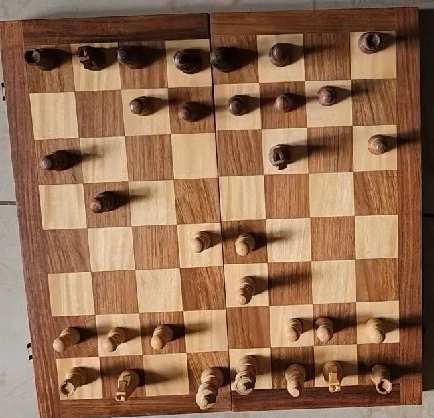
#> input picture pics2R/frame_0131.jpg, 434 x 418 px
$ jupyter execute change_for_twoimg.ipynb
#> lines starting #> are read from the running program, lines starting #| are printed output that depends on the picture
[cell 1]
import cv2
import numpy as np
from skimage.metrics import structural_similarity as ssim
import matplotlib.pyplot as plt
import os as os

[cell 2]
def preprocess_image(image):
    frame = cv2.resize(image, (640, 640))
    p1 = (50, 55)
    p2 = (60, 595)
    p3 = (555, 30)
    p4 = (605, 565)

    # Points to be transformed
    pts1 = np.float32([p1, p2, p3, p4])
    pts2 = np.float32([[0, 0], [0, 640], [640, 0], [640, 640]])
    matrix = cv2.getPerspectiveTransform(pts1, pts2)
    transformed_img = cv2.warpPerspective(frame, matrix, (640, 640))

    # Convert to grayscale and apply Gaussian blur
    gray = cv2.cvtColor(transformed_img, cv2.COLOR_BGR2GRAY)
    blurred = cv2.GaussianBlur(gray, (5, 5), 0)
    return blurred

def detect_chessboard(image):
    # Use adaptive thresholding to find the chessboard grid
    thresh = cv2.adaptiveThreshold(image, 255, cv2.ADAPTIVE_THRESH_GAUSSIAN_C, cv2.THRESH_BINARY, 11, 2)
    contours, _ = cv2.findContours(thresh, cv2.RETR_EXTERNAL, cv2.CHAIN_APPROX_SIMPLE)

    # Find the largest square contour (assumed to be the chessboard)
    chessboard_contour = max(contours, key=cv2.contourArea)
    return chessboard_contour

def extract_chessboard(image, contour):
    # Get the bounding rectangle of the chessboard
    x, y, w, h = cv2.boundingRect(contour)
    chessboard = image[y:y+h, x:x+w]
    return chessboard

def segment_board(chessboard):
    # Divide the chessboard into 64 squares
    height, width = chessboard.shape
    square_h, square_w = height // 8, width // 8
    squares = []
    for i in range(8):
        for j in range(8):
            square = chessboard[i*square_h:(i+1)*square_h, j*square_w:(j+1)*square_w]
            squares.append(square)
    return squares

def compare_squares(square1, square2):
    # Compare squares using Structural Similarity Index (SSIM)
    return ssim(square1, square2)

[cell 3]
def coordinate_to_chess_notation(row, col):
    # white at top
    columns = 'hgfedcba'
    # for white at bottom
    # columns = 'abcdefgh'
    # black  at bottom
    return f"{columns[col]}{row}"

[cell 4]
def detect_changes(image1, image2, threshold=0.81):
    # Preprocess images
    prep1 = preprocess_image(image1)
    prep2 = preprocess_image(image2)

    # The entire preprocessed image is now the chessboard
    board1 = prep1
    board2 = prep2

    # Segment boards into squares
    squares1 = segment_board(board1)
    squares2 = segment_board(board2)

    # Compare corresponding squares
    changes = []
    for i in range(64):
        similarity = compare_squares(squares1[i], squares2[i])
        if similarity < threshold:
            row, col = i // 8, i % 8
            changes.append(coordinate_to_chess_notation(row, col))
    plt.imshow(prep1)
    # plt.imshow(prep2)

    return bool(changes), changes

[cell 5]
# Example usage
image1 = cv2.imread('pics2R/frame_0131.jpg')
#> image1 is the input picture: shape (418, 434, 3); mean B, G, R 80.3, 108.1, 145.8
image2 = cv2.imread('pics2R/frame_0132.jpg')
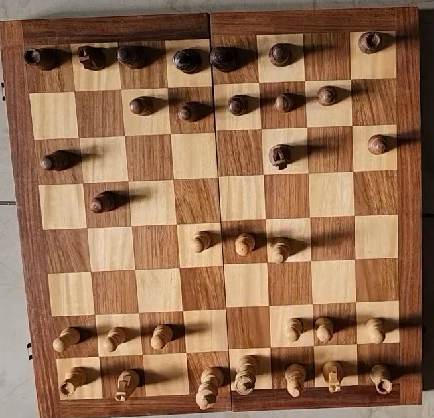
#> input picture pics2R/frame_0132.jpg, 434 x 418 px
#> image2 is the input picture: shape (418, 434, 3); mean B, G, R 80.1, 108.4, 146.4
changes = detect_changes(image1, image2)
#> in preprocess_image, `transformed_img = cv2.warpPerspective(frame, matrix, (640, 640))`:
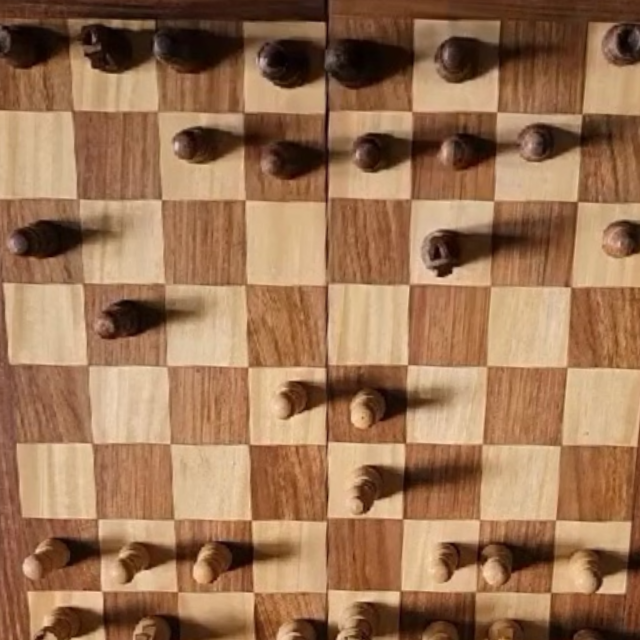
#> transformed_img: shape (640, 640, 3); mean B, G, R 83.9, 116, 156.3
#> in preprocess_image, `gray = cv2.cvtColor(transformed_img, cv2.COLOR_BGR2GRAY)`:
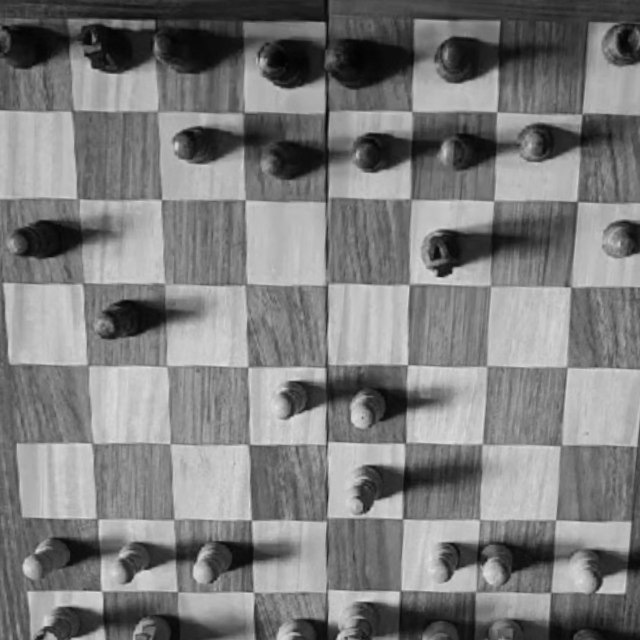
#> gray: shape (640, 640); min 1, max 225, mean 124.4
#> in preprocess_image (call 2), `transformed_img = cv2.warpPerspective(frame, matrix, (640, 640))`:
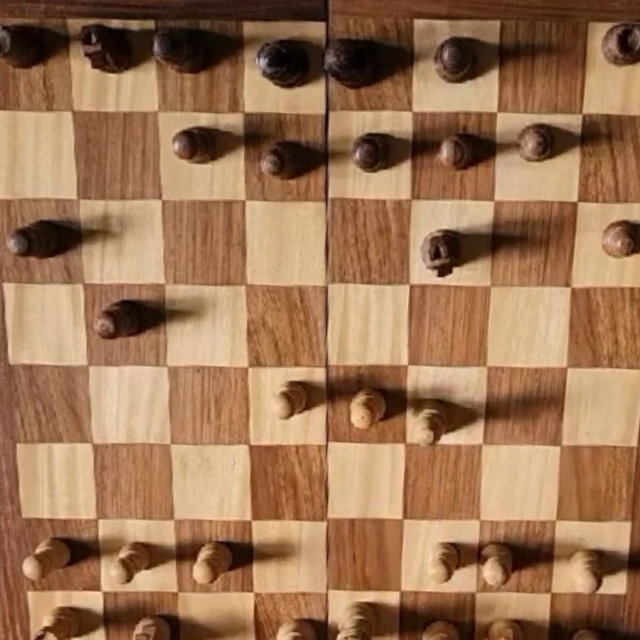
#> transformed_img: shape (640, 640, 3); mean B, G, R 83.8, 116.3, 156.7
#> in preprocess_image (call 2), `gray = cv2.cvtColor(transformed_img, cv2.COLOR_BGR2GRAY)`:
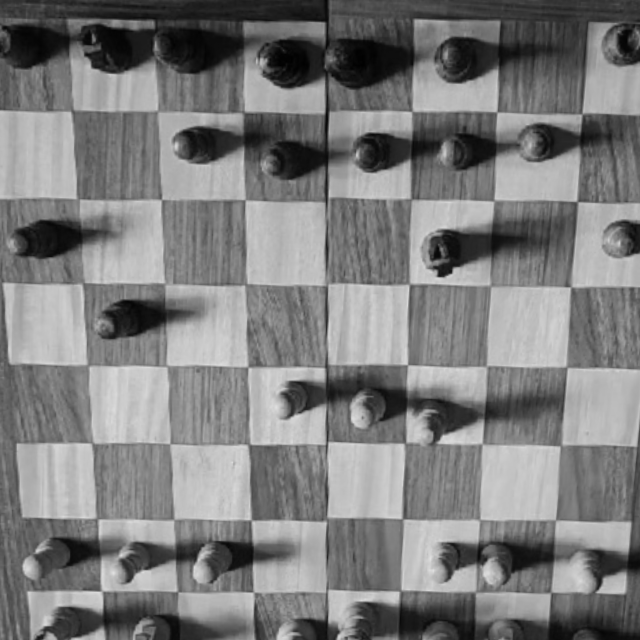
#> gray: shape (640, 640); min 1, max 224, mean 124.7
#> after the loop in segment_board, `for i in range(8):`: squares = 64 items
#> the loop in detect_changes, `for i in range(64):` made 64 passes
#> similarity on passes 1 to 12: 0.977, 0.983, 0.963, 0.954, 0.949, 0.957, 0.97, 0.968, 0.976, 0.975, 0.968, 0.965
#> after the loop in detect_changes, `for i in range(64):`: changes = ['c5', 'b5', 'd6']
#> changes = (True, ['c5', 'b5', 'd6'])
print(f"Detected changes at squares: {changes}")
#| Detected changes at squares: (True, ['c5', 'b5', 'd6'])
